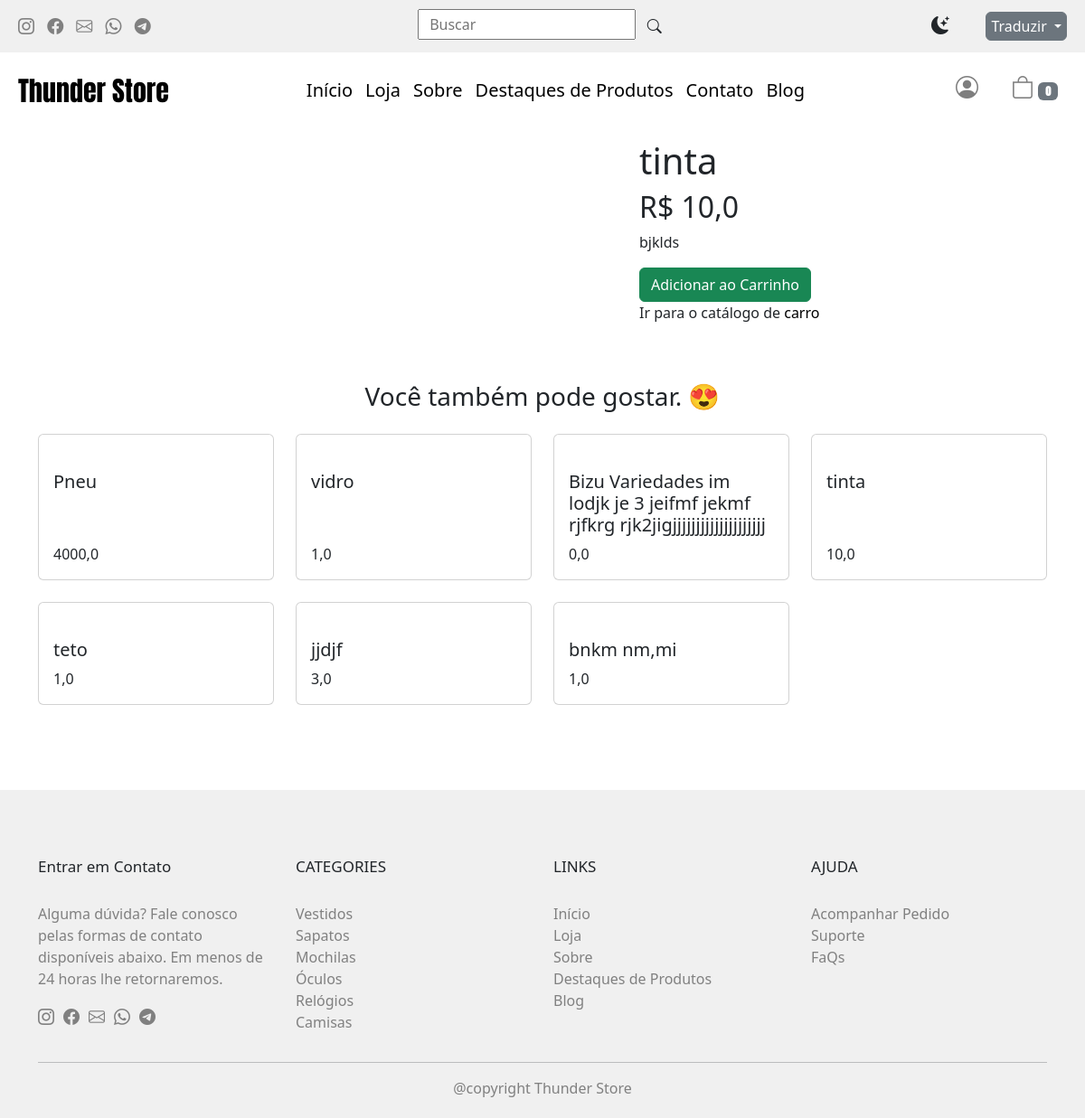
Screenshot of /produtos/tinta/ with the database file from the repository.
### products/models.py (models this page shows, shortened)
class Product(TimeStampedModel):
    category = models.ForeignKey(
        Category, related_name='products', on_delete=models.CASCADE
    )
    name = models.CharField(max_length=250, blank=False)
    slug = AutoSlugField(unique=True, populate_from='name', always_update=False)
    image = models.ImageField(upload_to='products/%Y/%m/%d', blank=True, default='no_image')
    price = models.FloatField(max_length=10, blank=False)
    description = models.TextField()
    featured = models.BooleanField(default=False)
    is_available = models.BooleanField(default=True)

class Category(TimeStampedModel):
    name = models.CharField(max_length=250, unique=True)
    slug = AutoSlugField(unique=True, populate_from='name', always_update=False)
    def __str__(self):
        return self.name

### products/views.py (the view)
# urls.py: path('produtos/<slug:slug>/', ProductDetailPageView.as_view(), name='product_detail'),
class ProductDetailPageView(ListView):
    queryset = Product.objects.filter(is_available=True).order_by('modified')
    context_object_name = 'products'
    paginate_by = 20
    template_name = 'detail.html'
    def get_context_data(self, **kwargs):
        context = super().get_context_data(**kwargs)
        context['product'] = Product.objects.get(slug=self.kwargs['slug'])
        context['product_image'] = ProductImage.objects.filter(product__slug=self.kwargs['slug'])
        return context

### templates/detail.html (shortened to what this page needs)
{% extends 'base.html' %}
{% load static %}
{% block content %}
<div class="container my-3">
  <div class="row justify-content-center">
    <div class="col-12 col-md-8 col-lg-7 mb-4">
      <div class="row">
        <div class="col-12">
        </div>
        <div class="container">
          <div class="col-12 mt-1 d-flex" style="overflow: scroll;">
            <div class="col-4"><img class="h-100 img-fluid" src="{{product.image.url}}" alt="" onclick="ShowProductImage(this)"></div>
            {% for image in product_image %}
              <div class="col-4"><img class="h-100 img-fluid" src="{{image.image.url}}" alt="" onclick="ShowProductImage(this)"></div>
            {% endfor %}
          </div>
        </div>
      </div>
    </div>
    <div class="col-12 col-md-8 col-lg-5">
      <h1 class="font-weight-bold">{{ product.name }}</h1>
      <h2>R$ {{ product.price }}</h2>
      <p>{{ product.description }}</p>
      <form class="form-group" action="{% url 'cart:cart_add' product.id %}" method="POST">
        <input class="btn btn-success" type="submit" value="Adicionar ao Carrinho">
      </form>
      <p>
        Ir para o catálogo de
        <a class="text-decoration-none" href="">
          {{ product.category }}
        </a>
      </p>
    </div>
  </div>
  <section class="others-products mt-5">
    <h3 class="text-center mb-4">Você também pode gostar. 😍</h3>
    <div class="row">
      {% for merchandise in products %}
      <div class="col-6 col-md-4 col-lg-3 mb-4">
        <div class="card h-100">
          <a href="{% url 'products:product_detail' merchandise.slug %}">
          </a>
          <div class="card-body d-flex flex-column justify-content-between">
            <a class="text-decoration-none text-dark" href="{% url 'products:product_detail' merchandise.slug %}">
              <h5 class="card-title">{{ merchandise.name }}</h5>
            </a>
            <a class="text-decoration-none text-dark" href="{% url 'products:product_detail' merchandise.slug %}">
              <p class="card-text font-weight-bold">{{ merchandise.price }}</p>
            </a>
          </div>
        </div>
      </div>
      {% endfor %}
    </div>
  </section>
</div>
{% include 'footer.html' %}
{% endblock content %}

### static/css/style.css (style rules this page uses)
*, *:before, *:after { margin: 0; padding: 0; box-sizing: border-box; list-style: none; }
a { cursor: pointer; text-decoration: none; color: #000; }

### rows the page displays
Product: name "tinta", price "10,0", description "bjklds", category "carro"
Product: name "Pneu", price "4000,0"
Product: name "vidro", price "1,0"
Product: name "Bizu Variedades im lodjk je 3 jeifmf jekmf rjfkrg rjk2jigjjjjjjjjjjjjjjjjjjjj", price "0,0"
Product: name "teto", price "1,0"
Product: name "jjdjf", price "3,0"
Product: name "bnkm nm,mi", price "1,0"

### other values shown
{{ request.session.cart|length }} "0"
